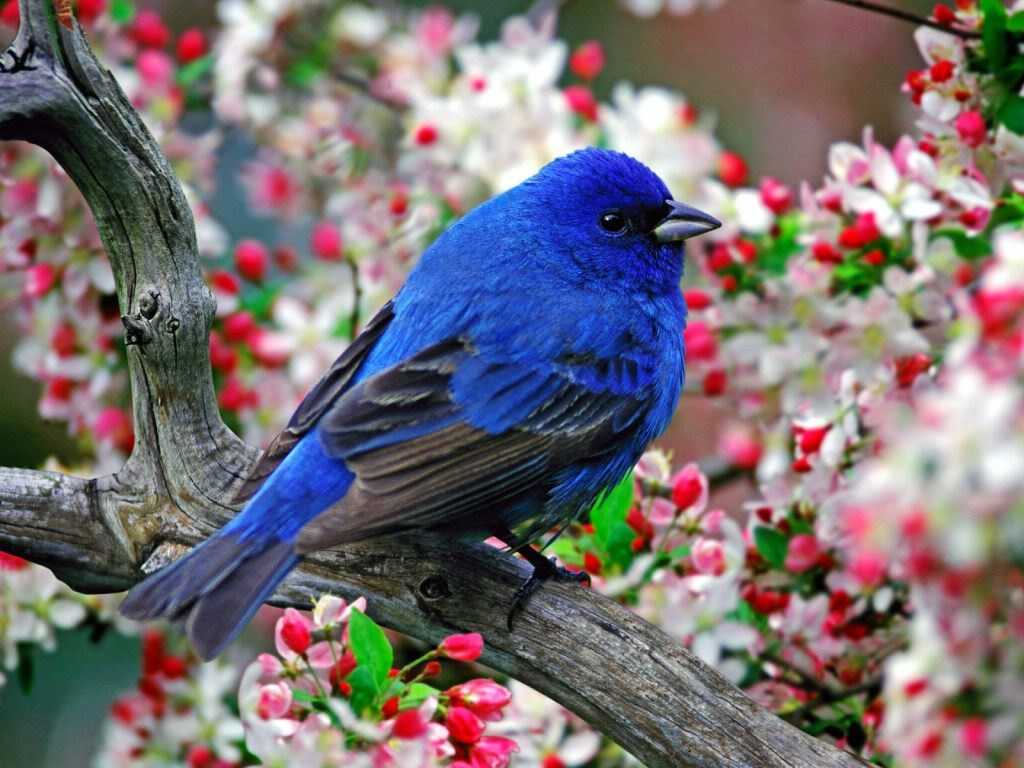
#> input picture mine/birdoriginal.jpg, 1024 x 768 px
$ python circletest.py   (Python 2 division)
#> lines starting #> are read from the running program, lines starting #| are printed output that depends on the picture
### mine/Circle.py
from PIL import ImageDraw
from PIL import Image
import cv2

class Circle:
    def __init__(self, x, y, c): #constructor
        self.x = x
        self.y = y
        self.r = 1
        self.growing = True
        self.c = c

    def numpyArray(self, array):
        self.array = array
        return self.array

    def draw(self, array):
        cv2.circle(array,(self.x,self.y), self.r, self.c, -1)

    def modNumArray(self):
        return self.array

    def grow(self):
        if self.growing:
            self.r += 1

    def edges(self):
        return (self.x + self.r > self.w or self.x - self.r < 0 or self.y + self.r > self.h or self.y - self.r < 0)

    def dimensions(self, w, h):
        self.w = w
        self.h = h


### mine/circletest.py
# from PIL import Image
# from PIL import ImageDraw
from Circle import Circle
import numpy
import cv2
import random

from PIL import Image
from numpy import array

import math

circles = []
# posSpots = []

bWidth = 768
bHeight = 1024

width = 1024
height = 768

def newCircle():
    for i in range (0,3000):
        # slot = random.randint(0, len(posSpots))
        # x, y = posSpots[slot]
        randY = random.randint(0, 767)
        randX = random.randint(0, 1023)
        # print "x " + str(randX) + " y " + str(randY)
        # randX = x
        # randY = y

        valid = True
        for c in circles:
            d = math.hypot(c.x - randX, c.y - randY)
            if (d < c.r):
                valid = False
                break

        # print "x: " + str(randX) + " y: " + str(randY)
        if valid:
            red, green, blue = img.getpixel((randX,randY))
            # return Circle(randX, randY)
            circles.append(Circle(randX, randY, (red, green, blue)))
        else:
            i -= 1


# [17 lines of commented-out code are left out]
newImg = numpy.zeros((bWidth,bHeight,3), numpy.uint8)

img = Image.fromarray(newImg)
#> img: PIL image 1024x768 RGB; every value is 0
img.save("black.png")

img = Image.open("birdoriginal.jpg")
#> img is the input picture: PIL image 1024x768 RGB; mean R, G, B 120.7, 111.1, 114.9

# get a numpy array from an image
imgBlack = Image.open("black.png")
arr = array(imgBlack)

# [7 lines of commented-out code are left out]

newCircle()
#> the loop in newCircle, `for i in range (0,3000):` made 3000 passes
#> (red, green, blue) on pass 46: (127, 86, 82)
#> (red, green, blue) on passes 1 to 6: (225, 201, 217), (203, 200, 211), (130, 134, 99), (29, 39, 66), (142, 96, 98), (20, 22, 21)
#> after the loop in newCircle, `for i in range (0,3000):`: circles = 2992 items

for currC in circles:
    currC.dimensions(width, height)
    currC.numpyArray(arr)
    # print "x: " + str(currC.x) + " y: " + str(currC.y)
    while (currC.growing):
        # print "edge: " + str(currC.edges())

        currC.grow()
        if currC.edges():
            currC.growing = False
        else:
            for other in circles:
                if currC != other:
                    d = math.hypot(currC.x - other.x, currC.y - other.y)
                    if (d - 1 < currC.r + other.r):
                        currC.growing = False
                        break

    currC.draw(arr)
#> this loop made 2992 passes
#> pass 3, in numpyArray (call 3), `self.array = array`:
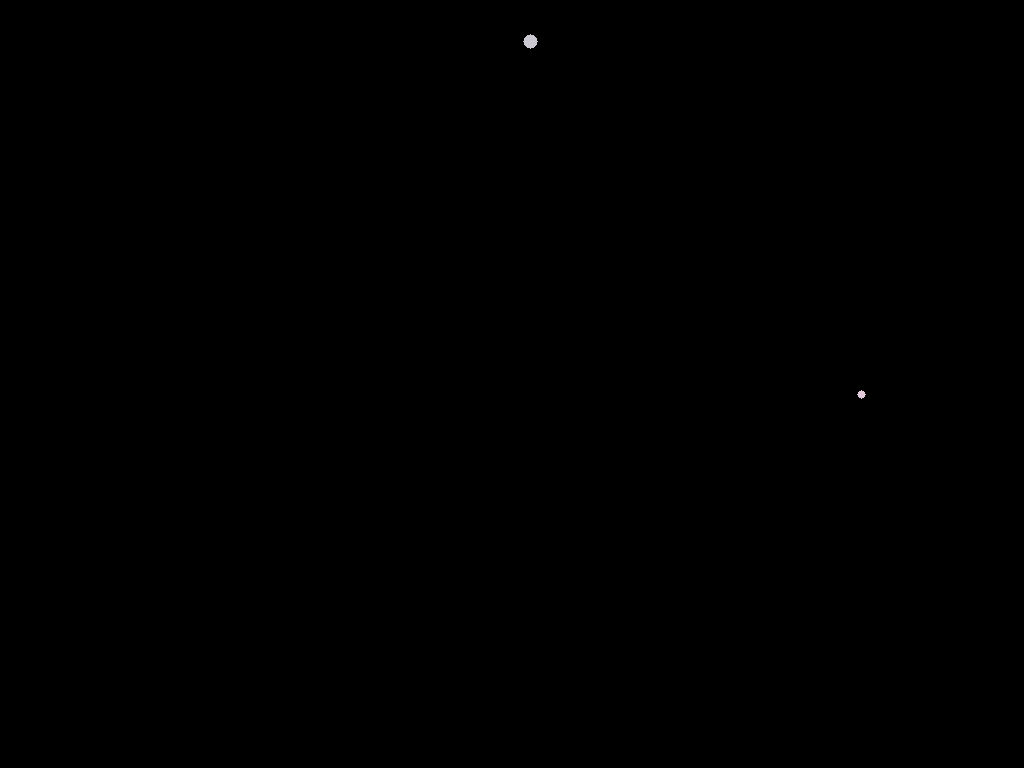
#> self.array: shape (768, 1024, 3); mean R, G, B 0.1, 0.1, 0.1
#> after the loop:
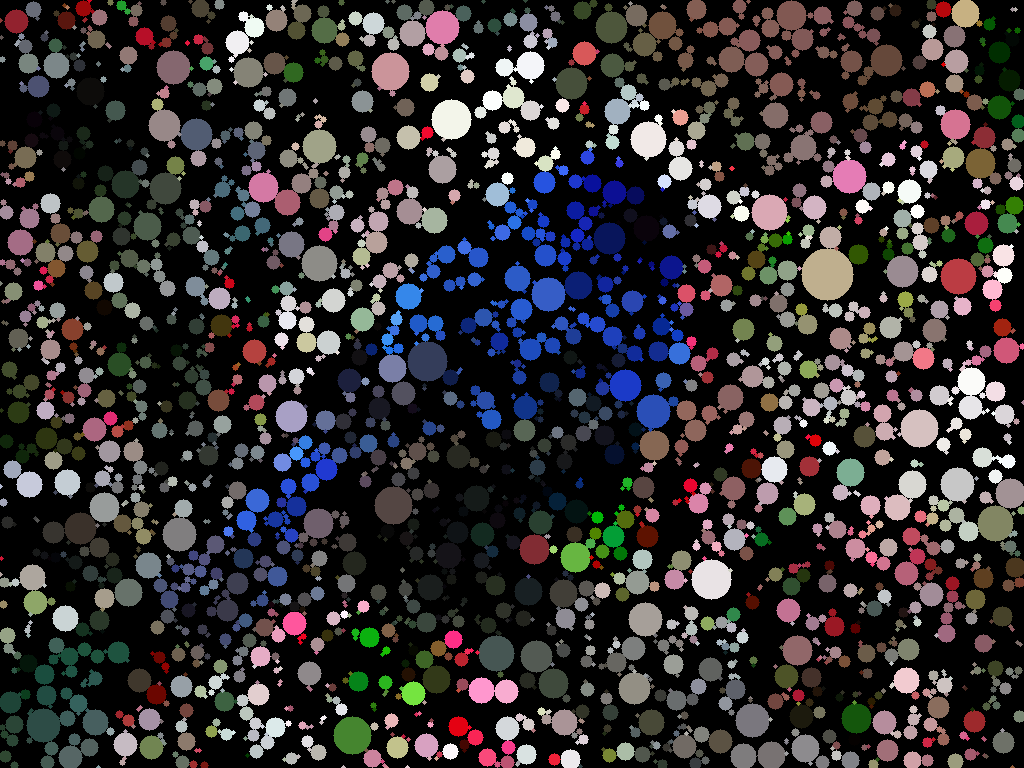
#> arr: shape (768, 1024, 3); mean R, G, B 47.8, 44.6, 46.1

# c.numpyArray(arr)
# c.draw(arr)

# get an image from a numpy array

img = Image.fromarray(arr)
img.save("fifth.png")


# -----------------------------------works-------------------------------------------
# # get a numpy array from an image
# img = Image.open("output.png")
# arr = array(img)


# # for ()

# # cv2.circle(arr,(450,187), 63, (0,0,255), -1)
# # cv2.circle(arr,(100,187), 63, (0,0,255), -1)
# cv2.circle(arr,(200,187), 63, (0,0,255), -1)

# # get an image from a numpy array
# img = Image.fromarray(arr)
# img.save("output.png")

# # img = Image.open("output.png")
# # arr = array(img)

# # # for ()

# # cv2.circle(arr,(100,187), 63, (0,0,255), -1)
# # # cv2.circle(arr,(100,187), 63, (0,0,255), -1)
# # # cv2.circle(arr,(200,187), 63, (0,0,255), -1)

# # # get an image from a numpy array
# # img = Image.fromarray(arr)
# # img.save("output.png")

# ----------------------------------------------------------------------------


# Create a black image
# newImg = np.zeros((512,512,3), np.uint8)
# newImg = cv2.imread("test2.jpeg")

# creates the new image
# newImg = Image.new("RGB", (640, 360))
# newImg = Image.open("cute.jpg")
# im = cv2.imread("cute.jpg")
# cv2.circle(newImg,(100,187), 63, (0,0,255), -1)

# im = Image.fromarray(newImg)
# im.save("test3.jpeg")

# image = Image.new('RGBA', (640, 360))
# image = Image.open("cute.jpg")
# draw = ImageDraw.Draw(image)
# draw.ellipse((50, 50, 180, 180), fill = 'blue', outline ='blue')
# # draw.point((100, 100), 'red')
# image.save('test1.png')

# image = Image.open("cute.jpg")
# draw = ImageDraw.Draw(image)
# draw.ellipse(((200-50, 200-50), (200+50, 200+50)), fill=(255,0,0,0))

# c = Circle(200, 200)

# c.show();

# saves the image in the current directory
# newImg.save("test.png", "PNG")

print "done"
